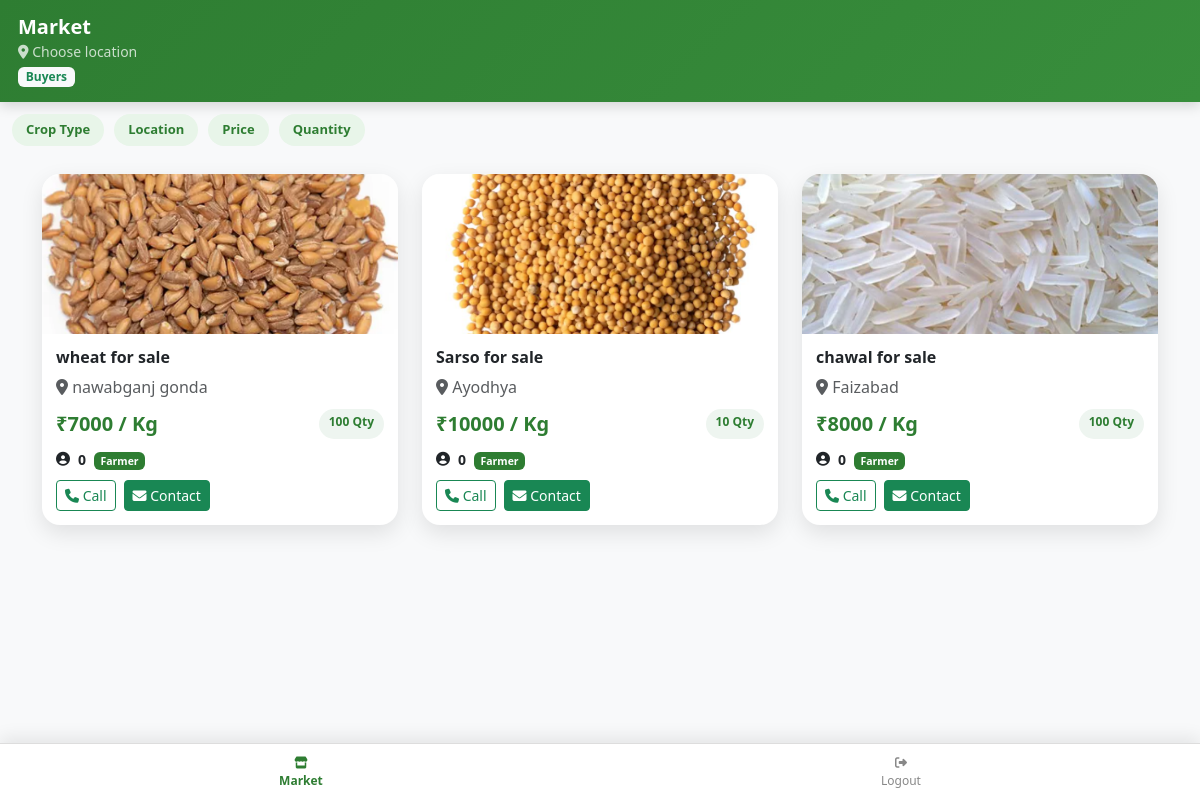
/market, run on the app's committed database.
### tables this page shows
CREATE TABLE crops (
        id INTEGER PRIMARY KEY AUTOINCREMENT,
        farmer_id INTEGER,
        crop TEXT,
        variety TEXT,
        price INTEGER,
        quantity INTEGER,
        location TEXT,
        image TEXT,
        sold INTEGER DEFAULT 0
    );

### app.py (the view)
@app.route("/market")
def market():
    con = get_db()
    cur = con.cursor()
    cur.execute("""
    SELECT crops.*, users.name
    FROM crops
    JOIN users ON crops.farmer_id = users.id
    WHERE sold = 0
    """)
    crops = cur.fetchall()
    con.close()
    return render_template("market.html", crops=crops)

### app.py (called while the page is built)
def get_db():
    return sqlite3.connect(
        "database.db",
        timeout=10,
        check_same_thread=False
    )

### templates/market.html (shortened to what this page needs)
<!DOCTYPE html>
<html lang="en">
<head>
<link href="https://cdn.jsdelivr.net/npm/bootstrap@5.3.2/dist/css/bootstrap.min.css" rel="stylesheet">
<link rel="stylesheet" href="https://cdnjs.cloudflare.com/ajax/libs/font-awesome/6.5.0/css/all.min.css">
<link rel="stylesheet" href="/static/css/style.css">
</head>
<body class="bg-light">
<div class="market-header">
  <div>
    <h5 class="mb-0">Market</h5>
    <small class="opacity-75">
      <i class="fa fa-location-dot"></i> Choose location
    </small>
  </div>
  <span class="badge bg-light text-success">Buyers</span>
</div>
<div class="filters">
  <div class="filter-chip">Crop Type</div>
  <div class="filter-chip">Location</div>
  <div class="filter-chip">Price</div>
  <div class="filter-chip">Quantity</div>
</div>
<div class="container mt-3 mb-5">
<div class="row g-4">
{% for c in crops %}
<div class="col-md-6 col-lg-4">
  <div class="market-card">
    <img src="{{ url_for('static', filename='uploads/crops/' + c[7]) }}"
     class="market-img-real">
    <div class="market-body">
      <h6 class="fw-bold">{{ c[2] }} for sale</h6>
      <p class="text-muted mb-1">
        <i class="fa fa-location-dot"></i> {{ c[6] }}
      </p>
      <div class="price-row">
        <span class="price-big">₹{{ c[4] }} / Kg</span>
        <span class="qty-chip">{{ c[5] }} Qty</span>
      </div>
      <div class="seller-box">
        <i class="fa fa-user-circle"></i>
        <div>
          <strong>{{ c[8] }}</strong>
          <span class="badge bg-success ms-1">Farmer</span>
        </div>
      </div>
      <div class="market-actions">
        <a href="tel:+91XXXXXXXXXX" class="btn btn-outline-success btn-sm">
          <i class="fa fa-phone"></i> Call
        </a>
        <a href="#" class="btn btn-success btn-sm">
          <i class="fa fa-envelope"></i> Contact
        </a>
      </div>
    </div>
  </div>
</div>
{% endfor %}
</div>
</div>
<div class="bottom-nav">
  <div class="nav-item active">
    <i class="fa fa-store"></i><br>Market
  </div>
  <div class="nav-item">
    <a href="/logout"><i class="fa fa-right-from-bracket"></i><br>Logout</a>
  </div>
</div>
</body>
</html>

### static/css/style.css (style rules this page uses)
body { font-family: 'Segoe UI', sans-serif; background: #f5f7f6; }
a { text-decoration: none; color: inherit; }
.market-header { background: linear-gradient(135deg, #2e7d32, #388e3c); color: white; padding: 15px 18px; box-shadow: 0 4px 12px rgba(0,0,0,0.15); }
.market-header h5 { font-weight: 700; }
.filters { display: flex; gap: 10px; padding: 12px; overflow-x: auto; }
.filter-chip { background: #e8f5e9; color: #2e7d32; padding: 6px 14px; border-radius: 20px; font-size: 13px; font-weight: 600; white-space: nowrap; cursor: pointer; transition: all 0.2s ease; }
.price-row { display: flex; justify-content: space-between; margin: 10px 0; }
.price-big { font-size: 24px; font-weight: 800; color: #2e7d32; }
.bottom-nav { position: fixed; bottom: 0; left: 0; right: 0; background: white; display: flex; justify-content: space-around; padding: 10px 0; border-top: 1px solid #ddd; box-shadow: 0 -6px 16px rgba(0,0,0,0.08); }
.nav-item { text-align: center; font-size: 12px; color: #888; }
.nav-item.active { color: #2e7d32; font-weight: 700; }
.badge.bg-success { background-color: #2e7d32 !important; }
.market-card { background: white; border-radius: 18px; overflow: hidden; box-shadow: 0 8px 22px rgba(0,0,0,0.1); transition: transform 0.2s ease; }
.market-body { padding: 14px; }
.price-big { font-size: 20px; font-weight: 700; color: #2e7d32; }
.qty-chip { background: #eef5f0; color: #2e7d32; padding: 4px 10px; border-radius: 16px; font-size: 12px; font-weight: 600; }
.seller-box { display: flex; align-items: center; gap: 8px; margin: 10px 0; font-size: 14px; }
.market-actions { display: flex; gap: 8px; }
.market-img-real { width: 100%; height: 160px; object-fit: cover; }

### data on the page
crops: image (picture), crop "wheat", location "nawabganj gonda", price "7000", quantity "100", sold "0"
crops: image (picture), crop "Sarso", location "Ayodhya", price "10000", quantity "10", sold "0"
crops: image (picture), crop "chawal", location "Faizabad", price "8000", quantity "100", sold "0"
